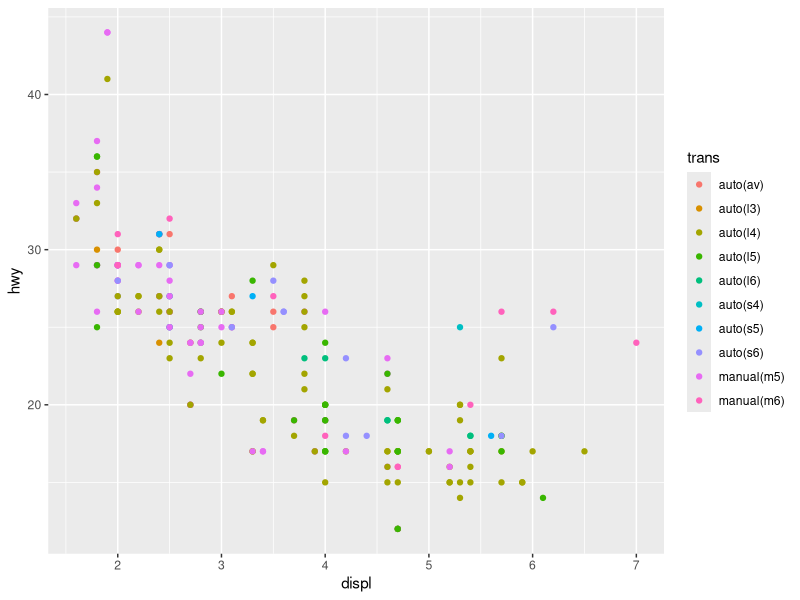
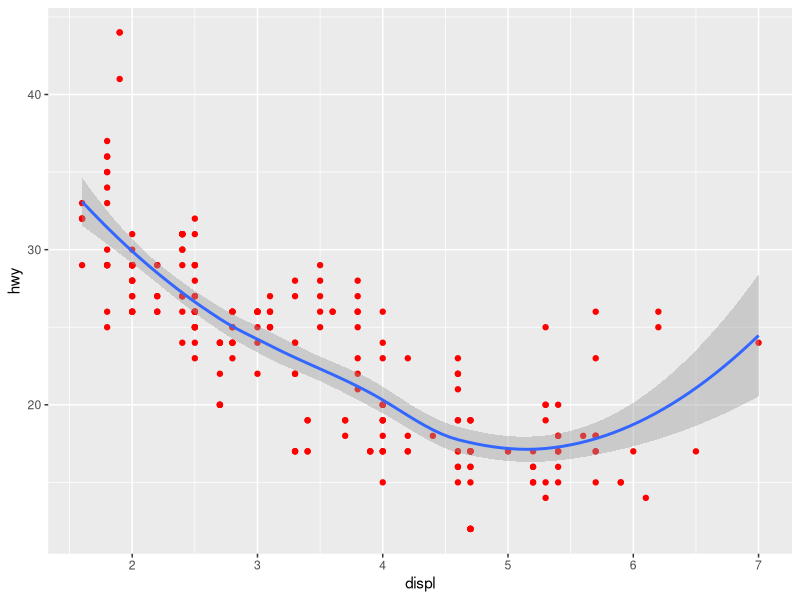
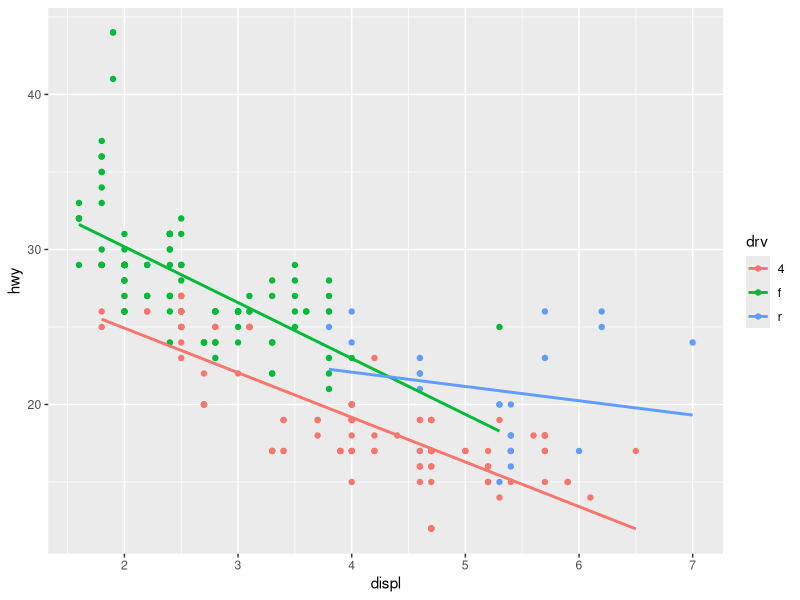
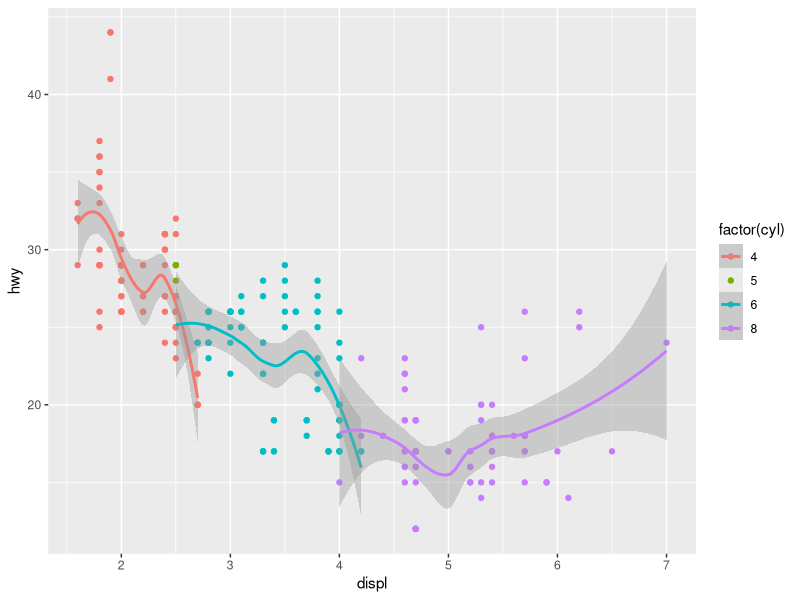

The R source for these figures, in order:
library(tidyverse)
library(ggplot2)
mpg %>% tbl_df

ggplot(data=mpg, aes(x=displ, y=hwy, colour=trans)) +
  geom_point()

ggplot(mpg, aes(x=displ, y=hwy)) +
  geom_point(colour="red") +
  geom_smooth()

ggplot(mpg, aes(x=displ, y=hwy, colour=drv)) +
  geom_point() +
  geom_smooth(method = "lm", se=FALSE) 

ggplot(mpg, aes(x=displ, y=hwy, colour=factor(cyl))) + 
  geom_point() +
  geom_smooth()

